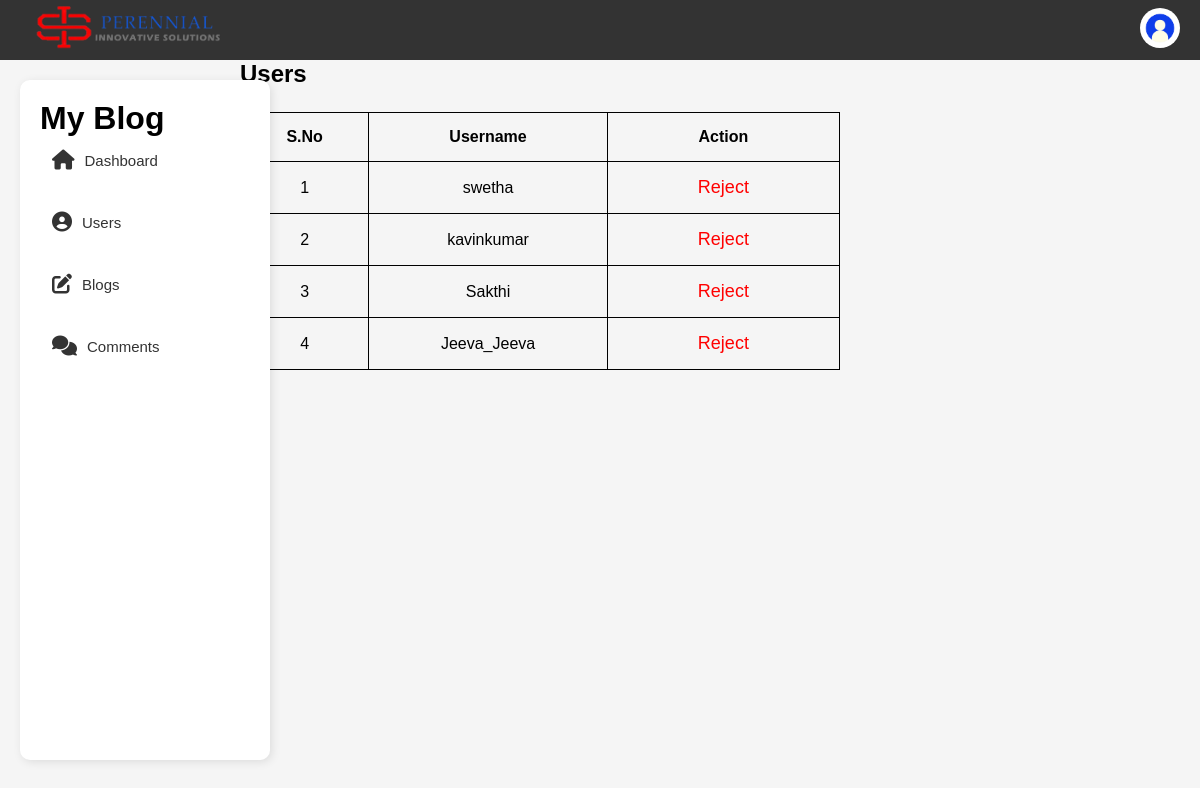
Screenshot of /manageusers.php (signed in) with the database file from the repository.
### tables this page shows
CREATE TABLE `users` (
  `id` int(11) NOT NULL,
  `username` varchar(50) NOT NULL,
  `password` varchar(255) NOT NULL,
  `role` enum('admin','user','reader') DEFAULT 'user',
  `created_at` timestamp NOT NULL DEFAULT current_timestamp(),
  `status` tinyint(1) NOT NULL DEFAULT 0
);

### manageusers.php (the view, shortened to what this page needs)
<?php
include 'db.php';
$result = $conn->query("SELECT * FROM users WHERE role != 'admin'");
?>
<!DOCTYPE html>
<html lang="en">
<head>
    <link rel="stylesheet" href="css/style.css">
    <link rel="stylesheet" href="https://cdnjs.cloudflare.com/ajax/libs/font-awesome/6.7.2/css/all.min.css">
</head>
<body class="users">
    <?php include 'admintopbar.php'; ?>
    <?php include 'adminsidebar.php'; ?>
    <h2>Users</h2>
    <table>
        <tr>
            <th>S.No</th>
            <th>Username</th>
            <th>Action</th>
        </tr>
        <?php
    $i = 1;
    while ($row = $result->fetch_assoc()) { ?>
        <tr>
            <td><?php echo $i++; ?></td>
            <td><?php echo $row['username']; ?></td>
            <td>
                <?php if ($row['status'] != 0): ?>
                    <a href="reject_user.php?id=<?php echo $row['id']; ?>" class="reject">Reject</a>
                <?php endif; ?>
            </td>
        </tr>
    <?php } ?>
    </table>
</body>
</html>

### css/style.css (style rules this page uses)
* { margin: 0; padding: 0; box-sizing: border-box; font-family: Arial, sans-serif; }
body { font-family: Arial, sans-serif; background-color: whitesmoke; margin: 0; padding: 0; overflow: auto; scrollbar-width: none; }
a { text-decoration: none; color: white; padding: 10px 20px; font-size: 18px; }
.users table { width: 50%; border-collapse: collapse; margin-left: 20%; margin-top: 2%; }
.users table, th, td { border: 1px solid black; padding: 15px; text-align: center; }
.users h2 { margin-top: 5%; margin-left: 20%; }
.user-blogs table, th, td { border: 1px solid black; padding: 15px; text-align: center; margin-top: 10px; }
.reject { color: red; text-decoration: none; }

### rows the page displays
users: username "swetha"
users: username "kavinkumar"
users: username "Sakthi"
users: username "Jeeva_Jeeva"
